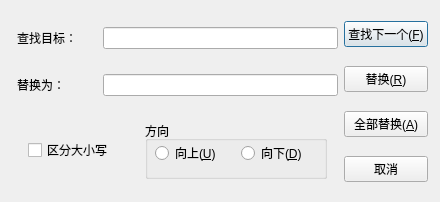
<?xml version="1.0" encoding="UTF-8"?>
<ui version="4.0">
 <class>ReplaceDialog</class>
 <widget class="QDialog" name="ReplaceDialog">
  <property name="geometry">
   <rect>
    <x>0</x>
    <y>0</y>
    <width>440</width>
    <height>202</height>
   </rect>
  </property>
  <property name="maximumSize">
   <size>
    <width>500</width>
    <height>500</height>
   </size>
  </property>
  <property name="windowTitle">
   <string>Dialog</string>
  </property>
  <widget class="QWidget" name="layoutWidget">
   <property name="geometry">
    <rect>
     <x>17</x>
     <y>8</y>
     <width>411</width>
     <height>191</height>
    </rect>
   </property>
   <layout class="QHBoxLayout" name="horizontalLayout_5">
    <item>
     <layout class="QVBoxLayout" name="verticalLayout_2">
      <item>
       <layout class="QHBoxLayout" name="horizontalLayout_3">
        <item>
         <widget class="QLabel" name="label">
          <property name="minimumSize">
           <size>
            <width>80</width>
            <height>0</height>
           </size>
          </property>
          <property name="text">
           <string>查找目标：</string>
          </property>
         </widget>
        </item>
        <item>
         <widget class="QLineEdit" name="searchText"/>
        </item>
       </layout>
      </item>
      <item>
       <layout class="QHBoxLayout" name="horizontalLayout_4">
        <item>
         <widget class="QLabel" name="label_2">
          <property name="minimumSize">
           <size>
            <width>80</width>
            <height>0</height>
           </size>
          </property>
          <property name="text">
           <string>替换为：</string>
          </property>
         </widget>
        </item>
        <item>
         <widget class="QLineEdit" name="targetText"/>
        </item>
       </layout>
      </item>
      <item>
       <layout class="QHBoxLayout" name="horizontalLayout_2">
        <item>
         <widget class="QCheckBox" name="cbCaseSensetive">
          <property name="maximumSize">
           <size>
            <width>100</width>
            <height>16777215</height>
           </size>
          </property>
          <property name="text">
           <string>区分大小写</string>
          </property>
         </widget>
        </item>
        <item>
         <widget class="QGroupBox" name="groupBox">
          <property name="maximumSize">
           <size>
            <width>182</width>
            <height>58</height>
           </size>
          </property>
          <property name="title">
           <string>方向</string>
          </property>
          <widget class="QWidget" name="layoutWidget">
           <property name="geometry">
            <rect>
             <x>10</x>
             <y>20</y>
             <width>165</width>
             <height>25</height>
            </rect>
           </property>
           <layout class="QHBoxLayout" name="horizontalLayout">
            <item>
             <widget class="QRadioButton" name="rbUp">
              <property name="text">
               <string>向上(&amp;U)</string>
              </property>
             </widget>
            </item>
            <item>
             <widget class="QRadioButton" name="rbDown">
              <property name="text">
               <string>向下(&amp;D)</string>
              </property>
             </widget>
            </item>
           </layout>
          </widget>
         </widget>
        </item>
       </layout>
      </item>
     </layout>
    </item>
    <item>
     <layout class="QVBoxLayout" name="verticalLayout">
      <item>
       <widget class="QPushButton" name="btFindNext">
        <property name="text">
         <string>查找下一个(&amp;F)</string>
        </property>
       </widget>
      </item>
      <item>
       <widget class="QPushButton" name="btReplace">
        <property name="text">
         <string>替换(&amp;R)</string>
        </property>
       </widget>
      </item>
      <item>
       <widget class="QPushButton" name="btReplaceAll">
        <property name="text">
         <string>全部替换(&amp;A)</string>
        </property>
       </widget>
      </item>
      <item>
       <widget class="QPushButton" name="btCancel">
        <property name="text">
         <string>取消</string>
        </property>
       </widget>
      </item>
     </layout>
    </item>
   </layout>
  </widget>
 </widget>
 <resources/>
 <connections/>
</ui>
